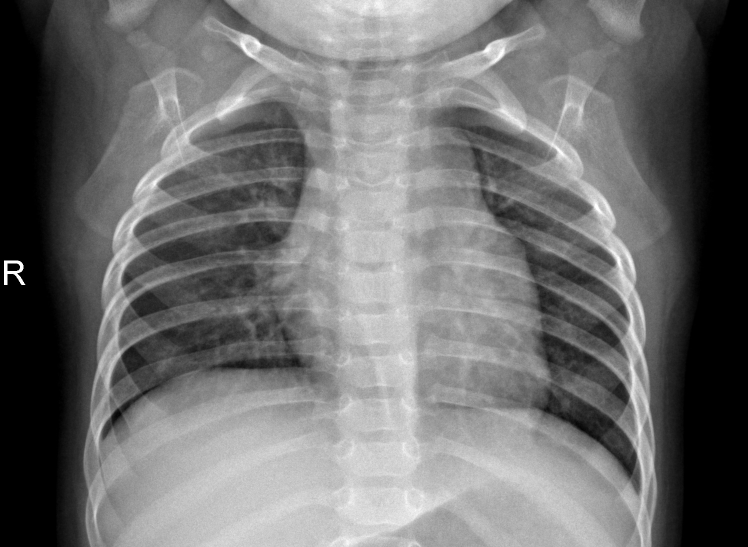
#> input picture train/NORMAL/NORMAL-1323979-0001.jpeg, 1496 x 1094 px, found by its file name (shown at 1/2 size); its folder holds only this picture in this run
$ jupyter execute --allow-errors Final_Project_X_Ray_image_classification.ipynb   (shell and % lines are left out)
#> lines starting #> are read from the running program, lines starting #| are printed output that depends on the picture
<a href="https://colab.research.google.com/github/SatoSim/xray_project/blob/main/Final_Project_X_Ray_image_classification.ipynb" target="_parent"></a>

* Plan X-Ray Image analysis

  - For this project I will be creating a CNN model that will predict if a patient has pneumonia.

  - I will be using the Kaggle data set that contains 5800 x-ray scans.

 - I will need to normalize the data, do data augmentation, rescale the images, split the data into training and testing after transformation and scaling.
  - For EDA I will take a look at the proportion of "NORMAL" and "PNEUMONIA" images, I will also check how the images look like.
      - I will perform PCA to reduce the dimensions of the images. This will allow me to visualize and tune the number of dimensions necessary to differentiate images.
      - I will use k means to cluster the new features to corroborate that the number of new dimensions its appropriate.
  - For model selection, I will use a Convolutional Neural Network. Possibly PCA for dimensionality reduction. I will also test a MLPClassifier to compare results with CNN. I am choosing these algorithms since I can perfomr supervised machine learning and it is a classification problem.
  - I will perform tuning grids and hyperparameter tuning to improve the models during training.
  - I will evaluate the models using metrics such as accuracy, precision, recall.

  Links to other sources and notebooks used as reference to build this project.
  - Example of CNN used to evaluate same pneumonia data set
   https://www.kaggle.com/code/madz2000/pneumonia-detection-using-cnn-92-6-accuracy/notebook

  -

#EXTRACTING IMAGES FROM GIT REPO

[cell 1]
import numpy as np
import pandas as pd
from PIL import Image

from matplotlib import pyplot as plt
import matplotlib.image as mpimg
import seaborn as sns
sns.set()

from sklearn.neural_network import MLPClassifier
from sklearn.model_selection import train_test_split
from sklearn.model_selection import GridSearchCV
from sklearn.decomposition import PCA
from sklearn.cluster import KMeans

from sklearn.metrics import classification_report
from sklearn.metrics import confusion_matrix
from sklearn.metrics import accuracy_score

import cv2
import os

import shutil
import requests
from zipfile import ZipFile
import pickle
import zipfile
from google.colab import files

[cell 2]
repo_path = "/content/xray_project"
train_path = os.path.join(repo_path, "train")
test_path = os.path.join(repo_path, "test")

[cell 3]
def download_and_extract(url, target_path):
    r = requests.get(url)
    with open('xray_project.zip', 'wb') as f:
        f.write(r.content)
    with ZipFile('xray_project.zip', 'r') as zip_ref:
        zip_ref.extractall(target_path)
    os.remove('xray_project.zip')

# Download and extract train images
train_url = "https://github.com/SatoSim/xray_project/archive/main.zip"
download_and_extract(train_url, repo_path)
#> (the call stopped at in download_and_extract, `r = requests.get(url)`: the network is not available in this run)

# Download and extract test images
test_url = "https://github.com/SatoSim/xray_project/archive/main.zip"
download_and_extract(test_url, repo_path)
#> (the call stopped at in download_and_extract, `r = requests.get(url)`: the network is not available in this run)


# Verify the images are copied
print("Train images copied successfully to Colab environment.")
print("Test images copied successfully to Colab environment.")

[cell 4]
# Move train images to Colab environment
train_normal_path = os.path.join(train_path, "NORMAL")
train_pneumonia_path = os.path.join(train_path, "PNEUMONIA")
train_normal_dest = "/content/train/NORMAL"
train_pneumonia_dest = "/content/train/PNEUMONIA"
shutil.move(train_normal_path, train_normal_dest)
shutil.move(train_pneumonia_path, train_pneumonia_dest)

# Move test images to Colab environment
test_normal_path = os.path.join(test_path, "NORMAL")
test_pneumonia_path = os.path.join(test_path, "PNEUMONIA")
test_normal_dest = "/content/test/NORMAL"
test_pneumonia_dest = "/content/test/PNEUMONIA"
shutil.move(test_normal_path, test_normal_dest)
shutil.move(test_pneumonia_path, test_pneumonia_dest)

[cell 5]
train_normal_dest = "/content/train/NORMAL"
train_pneumonia_dest = "/content/train/PNEUMONIA"
test_pneumonia_path = os.path.join(test_path, "PNEUMONIA")
test_normal_dest = "/content/test/NORMAL"
test_pneumonia_dest = "/content/test/PNEUMONIA"

[cell 6]
def display_images_grid(folder_path, num_rows=2, num_cols=3, image_size=(150, 150)):
#> called with folder_path = '/content/train/NORMAL', num_rows = 2, num_cols = 3, image_size = (150, 150)
    fig, axes = plt.subplots(num_rows, num_cols, figsize=(4, 3))
    image_files = os.listdir(folder_path)
    for i in range(num_rows):
        for j in range(num_cols):
            image_path = os.path.join(folder_path, image_files[i * num_cols + j])
            image = cv2.imread(image_path)
#> image is the input picture: shape (1094, 1496, 3); min 0, max 255, mean 112
            image = cv2.cvtColor(image, cv2.COLOR_BGR2RGB)  # Convert BGR to RGB
            image_resized = cv2.resize(image, image_size)  # Resize the image
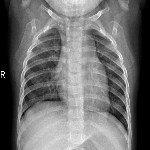
#> image_resized: shape (150, 150, 3); min 0, max 255, mean 111.8
            axes[i, j].imshow(image_resized)
            axes[i, j].axis('off')
            if "NORMAL" in folder_path:
                axes[i, j].set_title("Normal")
            else:
                axes[i, j].set_title("Pneumonia")
    plt.tight_layout()
    plt.show()

print("Visualizing resized images from the train set:")
#> (the rest of this cell did not finish here and is left out)

#Loading Images as numpy arrays

[cell 7]
def load_images(train_normal_path, train_pneumonia_path, test_normal_path, test_pneumonia_path, image_size=(150, 150)):
#> called with train_normal_path = '/content/train/NORMAL', train_pneumonia_path = '/content/train/PNEUMONIA', test_normal_path = '/content/test/NORMAL', test_pneumonia_path = '/content/test/PNEUMONIA', image_size = (150, 150)
    def load_images_from_folder(folder_path):
        images = []
        for filename in os.listdir(folder_path):
            img_path = os.path.join(folder_path, filename)
            try:
                img = cv2.imread(img_path)
                img = cv2.cvtColor(img, cv2.COLOR_BGR2RGB)
                img = cv2.resize(img, image_size)
                if img is not None:
                    images.append(img)
            except Exception as e:
                print(f"Error loading image: {img_path} - {e}")
        return images

    train_normal_images = load_images_from_folder(train_normal_path)
#> train_normal_images = 1 item
    train_pneumonia_images = load_images_from_folder(train_pneumonia_path)
#> call 2 of load_images_from_folder, with folder_path = '/content/train/PNEUMONIA'
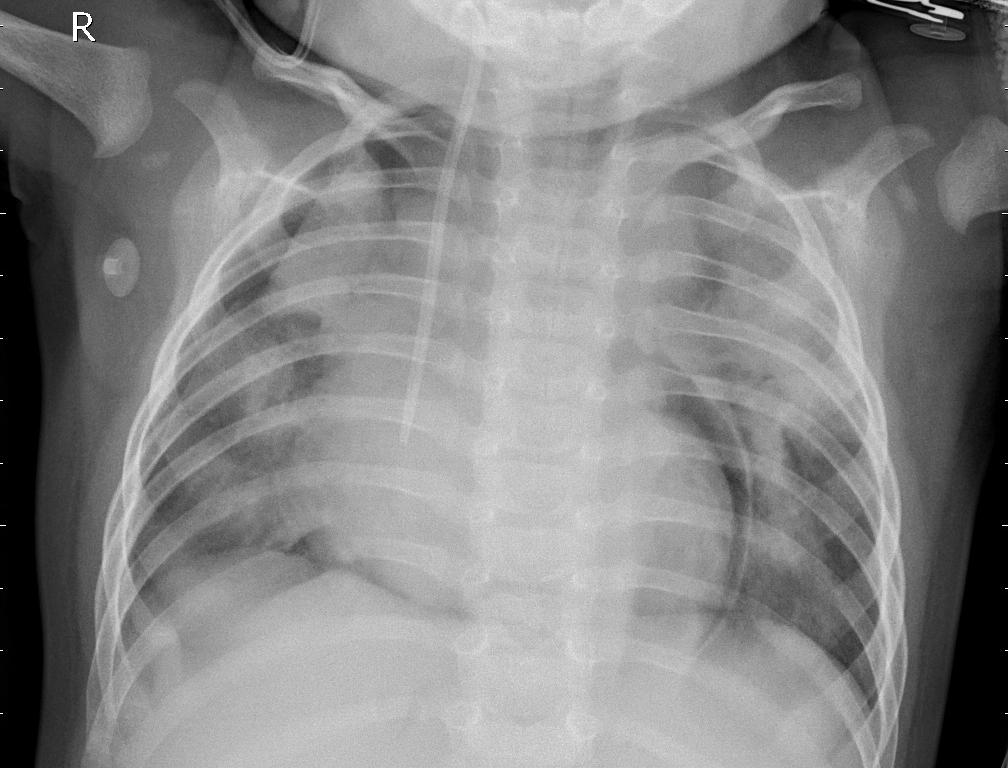
#> input picture train/PNEUMONIA/BACTERIA-1041881-0002.jpeg, 1008 x 768 px, found by its file name
#> in load_images_from_folder, img is the input picture: shape (768, 1008, 3); min 0, max 255, mean 132.5
#> in load_images_from_folder (call 2), `img = cv2.resize(img, image_size)`:
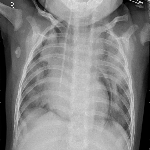
#> img: shape (150, 150, 3); min 0, max 254, mean 132.4
#> train_pneumonia_images = 1 item

    test_normal_images = load_images_from_folder(test_normal_path)
#> test_normal_images = 1 item
    test_pneumonia_images = load_images_from_folder(test_pneumonia_path)
#> test_pneumonia_images = 1 item

    train_normal_array = np.array(train_normal_images)
    train_pneumonia_array = np.array(train_pneumonia_images)
    test_normal_array = np.array(test_normal_images)
    test_pneumonia_array = np.array(test_pneumonia_images)

    return train_normal_array, train_pneumonia_array, test_normal_array, test_pneumonia_array

train_normal_array, train_pneumonia_array, test_normal_array, test_pneumonia_array = load_images(train_normal_dest, train_pneumonia_dest, test_normal_dest, test_pneumonia_dest)

print("Train normal images array shape:", train_normal_array.shape)
#| Train normal images array shape: (1, 150, 150, 3)
print("Train pneumonia images array shape:", train_pneumonia_array.shape)
#| Train pneumonia images array shape: (1, 150, 150, 3)
print("Test normal images array shape:", test_normal_array.shape)
#| Test normal images array shape: (1, 150, 150, 3)
print("Test pneumonia images array shape:", test_pneumonia_array.shape)
#| Test pneumonia images array shape: (1, 150, 150, 3)

# EDA

[cell 8]
print("Train normal images array shape:", train_normal_array.shape)
#| Train normal images array shape: (1, 150, 150, 3)
print("Train pneumonia images array shape:", train_pneumonia_array.shape)
#| Train pneumonia images array shape: (1, 150, 150, 3)
print("Test normal images array shape:", test_normal_array.shape)
#| Test normal images array shape: (1, 150, 150, 3)
print("Test pneumonia images array shape:", test_pneumonia_array.shape)
#| Test pneumonia images array shape: (1, 150, 150, 3)

[cell 9]
plt.figure(figsize = (5,5))
plt.imshow(train_normal_array[0], cmap='gray')

#Getting a balanced df from the data

[cell 10]
normal_data_train = [("NORMAL", img) for img in train_normal_array]
#> normal_data_train = 1 item
normal_data_test = [("NORMAL", img) for img in test_normal_array]
#> normal_data_test = 1 item

all_normal_data = normal_data_test + normal_data_train # All normal as nparrays
#> all_normal_data = 2 items

penumonia_data_train = [("PNEUMONIA", img) for img in train_pneumonia_array]
#> penumonia_data_train = 1 item
pneumonia_data_test = [("PNEUMONIA", img) for img in test_pneumonia_array]
#> pneumonia_data_test = 1 item

all_pneumonia_data = penumonia_data_train + pneumonia_data_test # All pneumonia as nparrays
#> all_pneumonia_data = 2 items

[cell 11]
df_normal_data = pd.DataFrame(all_normal_data, columns=["Label", "Image_Array"])
#> df_normal_data = table of 2 rows and 2 columns
df_pneumonia_data = pd.DataFrame(all_pneumonia_data, columns=["Label", "Image_Array"])
#> df_pneumonia_data = table of 2 rows and 2 columns

[cell 12]
df_normal_data.head()
#> Out = table of 2 rows and 2 columns

[cell 13]
print(df_normal_data.shape)
#| (2, 2)
print(df_pneumonia_data.shape)
#| (2, 2)

# CODE TO OBTAIN A DF WITH ALL THE IMAGES

[cell 14]
# ALL THE DATA COMBINED

train_data = [("NORMAL", img) for img in train_normal_array] + [("PNEUMONIA", img) for img in train_pneumonia_array] #Attaching label to train data
#> train_data = 2 items
test_data = [("NORMAL", img) for img in test_normal_array] + [("PNEUMONIA", img) for img in test_pneumonia_array]
#> test_data = 2 items
all_data = train_data + test_data
#> all_data = 4 items
df = pd.DataFrame(all_data, columns=["Label", "Image_Array"])
#> df = table of 4 rows and 2 columns

[cell 15]
df["Label"].value_counts()
l = []
for i in df["Label"]:
    if(i == "PNEUMONIA"):
        l.append("Pneumonia")
    else:
        l.append("Normal")
#> this loop made 4 passes
#> i on passes 1 to 4: 'NORMAL', 'PNEUMONIA', 'NORMAL', 'PNEUMONIA'
#> after the loop, l = ['Normal', 'Pneumonia', 'Normal', 'Pneumonia']
sns.countplot(l)
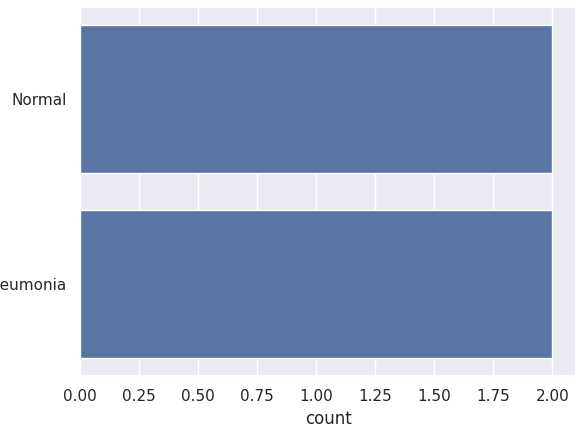
#> figure drawn by matplotlib, 1 panel

# Data Cleaning

# Code to obtain a dataframe that is balanced. i.e contains same number of normal and penumonia images.

[cell 16]
# Data frames to download.
# df_normal_data  - 1583
# df_pneumonia_data - 4273

[cell 17]
# Normalizing dataframes
df_normal_data["norm"] = df_normal_data["Image_Array"]/255
df_pneumonia_data["norm"] = df_pneumonia_data["Image_Array"]/255

# Mapping labels to 0 - 1
mapping = {"NORMAL": 0, "PNEUMONIA": 1}
df_normal_data['Label'] = df_normal_data['Label'].map(mapping)
df_pneumonia_data['Label'] = df_pneumonia_data['Label'].map(mapping)

# Flattening images
df_normal_data["flattened"] = [img.flatten() for img in df_normal_data['norm']]
df_pneumonia_data["flattened"] = [img.flatten() for img in df_pneumonia_data['norm']]

[cell 18]
print(df_normal_data.shape)
#| (2, 4)
df_normal_data.head()
#> Out = table of 2 rows and 4 columns

[cell 19]
print(df_pneumonia_data.shape)
#| (2, 4)
df_pneumonia_data.head()
#> Out = table of 2 rows and 4 columns

# Downloading the two dataframes

[cell 20]
num_rows_to_keep = 1583 # We use 1583 since it is the number of normal images.

df_normal_tosave = df_normal_data.filter(['Label','flattened'], axis=1)
#> df_normal_tosave = table of 2 rows and 2 columns
df_normal_reduced = df_normal_tosave.head(num_rows_to_keep).copy()
#> df_normal_reduced = table of 2 rows and 2 columns

[cell 21]
data = df_normal_reduced
#> data = table of 2 rows and 2 columns
with open("df_normal.pkl", "wb") as f:
    pickle.dump(data, f)

#> (the rest of this cell did not finish here and is left out)

[cell 22]
num_rows_to_keep = 1583 # We use 1583 since it is the number of normal images.

df_pneumonia_tosave = df_pneumonia_data.filter(['Label','flattened'], axis=1)
#> df_pneumonia_tosave = table of 2 rows and 2 columns
#> (the rest of this cell did not finish here and is left out)
